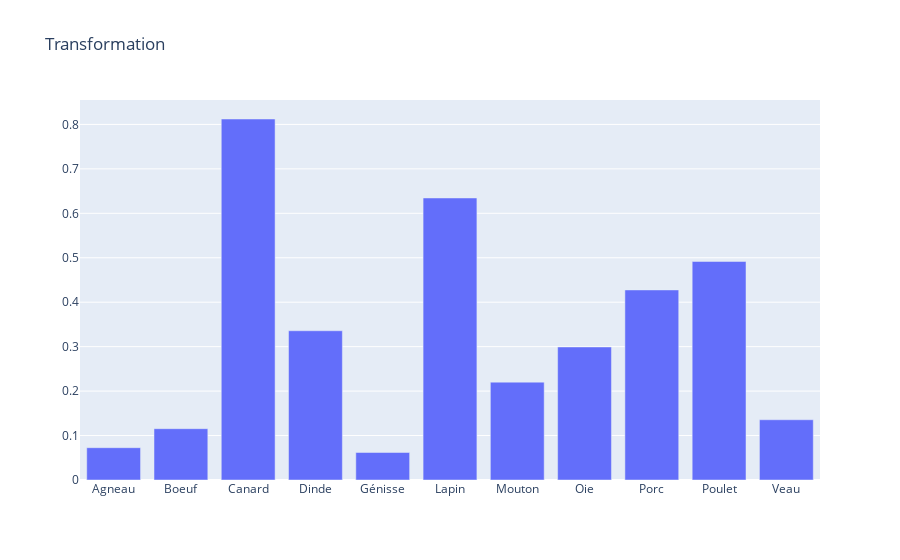

Source (notebook cell):
### Code cell
graph = go.Bar(x = df2.index.get_level_values('Espece'), y = df2['Transformation'], name='Transformation')
layout = go.Layout(title='Transformation')
go.Figure(data=graph, layout=layout)

### Figure 1 — Plotly figure (JSON) as saved in the notebook; plotly's stock layout.template omitted (floating-point values rounded to 4 significant figures)
{"data": [{"name": "Transformation", "type": "bar", "x": ["Agneau", "Boeuf", "Canard", "Dinde", "Génisse", "Lapin", "Mouton", "Oie", "Porc", "Poulet", "Veau"], "y": [0.07266, 0.1155, 0.8122, 0.3358, 0.06189, 0.6345, 0.2202, 0.2993, 0.4276, 0.4916, 0.1355]}], "layout": {"title": {"text": "Transformation"}}}
